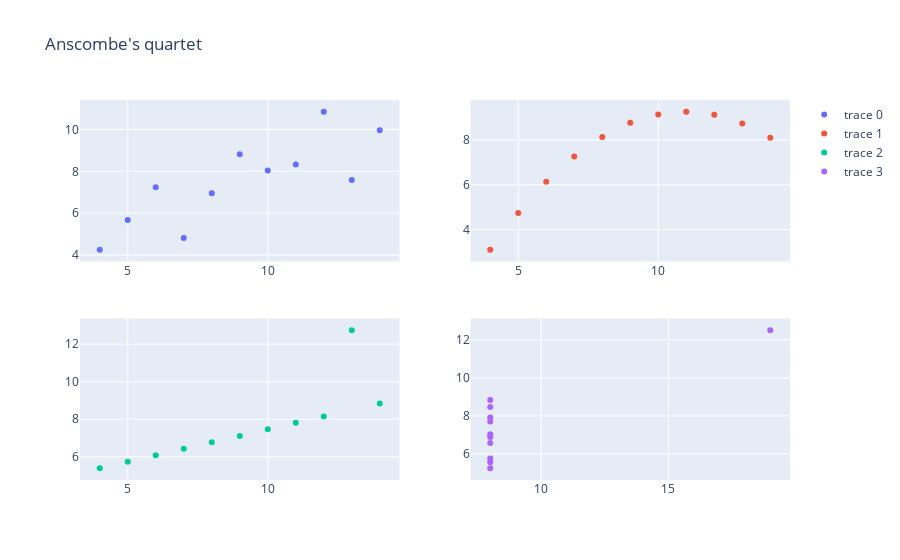

Notebook cell for this chart:
### Code cell
def chart_scatter_anscombes_quartet(df_input):
    
    chart_result = make_subplots(rows=2, cols=2)

    chart_result.add_trace(
        go.Scatter(x=df_input['x1'], y=df_input['y1'], mode="markers"),
        row=1, col=1
    )
    
    chart_result.add_trace(
        go.Scatter(x=df_input['x2'], y=df_input['y2'], mode="markers"),
        row=1, col=2
    )
    
    chart_result.add_trace(
        go.Scatter(x=df_input['x3'], y=df_input['y3'], mode="markers"),
        row=2, col=1
    )
    
    chart_result.add_trace(
        go.Scatter(x=df_input['x4'], y=df_input['y4'], mode="markers"),
        row=2, col=2
    )
    
    chart_result.update_layout(height=1000, title_text="Anscombe's quartet")
    
    return chart_result


chart_anscombes = chart_scatter_anscombes_quartet(df_anscombes_quartet)
chart_anscombes.show()

### Figure 1 — Plotly figure (JSON) as saved in the notebook; plotly's stock layout.template omitted (floating-point values rounded to 4 significant figures)
{"data": [{"mode": "markers", "type": "scatter", "x": [10, 8, 13, 9, 11, 14, 6, 4, 12, 7, 5], "xaxis": "x", "y": [8.04, 6.95, 7.58, 8.81, 8.33, 9.96, 7.24, 4.26, 10.84, 4.82, 5.68], "yaxis": "y"}, {"mode": "markers", "type": "scatter", "x": [10, 8, 13, 9, 11, 14, 6, 4, 12, 7, 5], "xaxis": "x2", "y": [9.14, 8.14, 8.74, 8.77, 9.26, 8.1, 6.13, 3.1, 9.13, 7.26, 4.74], "yaxis": "y2"}, {"mode": "markers", "type": "scatter", "x": [10, 8, 13, 9, 11, 14, 6, 4, 12, 7, 5], "xaxis": "x3", "y": [7.46, 6.77, 12.74, 7.11, 7.81, 8.84, 6.08, 5.39, 8.15, 6.42, 5.73], "yaxis": "y3"}, {"mode": "markers", "type": "scatter", "x": [8, 8, 8, 8, 8, 8, 8, 19, 8, 8, 8], "xaxis": "x4", "y": [6.58, 5.76, 7.71, 8.84, 8.47, 7.04, 5.25, 12.5, 5.56, 7.91, 6.89], "yaxis": "y4"}], "layout": {"autosize": true, "title": {"text": "Anscombe's quartet"}, "xaxis": {"anchor": "y", "autorange": true, "domain": [0, 0.45], "range": [3.349, 14.65], "type": "linear"}, "xaxis2": {"anchor": "y2", "autorange": true, "domain": [0.55, 1], "range": [3.349, 14.65], "type": "linear"}, "xaxis3": {"anchor": "y3", "autorange": true, "domain": [0, 0.45], "range": [3.349, 14.65], "type": "linear"}, "xaxis4": {"anchor": "y4", "autorange": true, "domain": [0.55, 1], "range": [7.284, 19.72], "type": "linear"}, "yaxis": {"anchor": "x", "autorange": true, "domain": [0.575, 1], "range": [3.805, 11.3], "type": "linear"}, "yaxis2": {"anchor": "x2", "autorange": true, "domain": [0.575, 1], "range": [2.674, 9.686], "type": "linear"}, "yaxis3": {"anchor": "x3", "autorange": true, "domain": [0, 0.425], "range": [4.882, 13.25], "type": "linear"}, "yaxis4": {"anchor": "x4", "autorange": true, "domain": [0, 0.425], "range": [4.749, 13.0], "type": "linear"}}}
